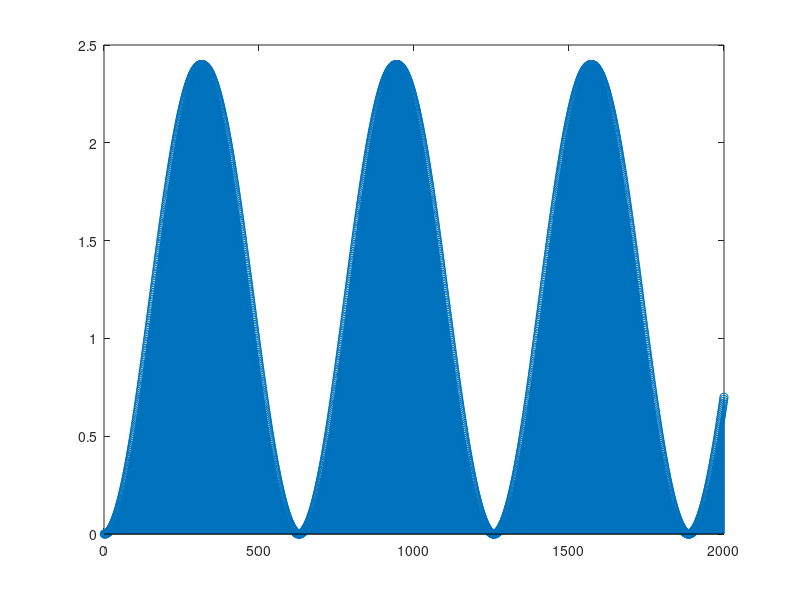

Reproduce this figure in MATLAB.
dt= 5e-3;  % Timestep
N = 2000; % Number of time steps
%n = 5; % Number of dependent coordinates

%q_idx = 5; % Index of the "master" coordinate in "q" (1=first)

w = 2.0; % [rad/s]
M=zeros(N,1+1);
for i=1:N
    t = (i-1)*dt;
    M(i,1) = t;
    M(i,1+1) = 1.2*(1-cos(t*w));
end

save -ascii 'fourbars1-with-rel-angle-trajectory.txt' M;

stem(M(:,1+1));
